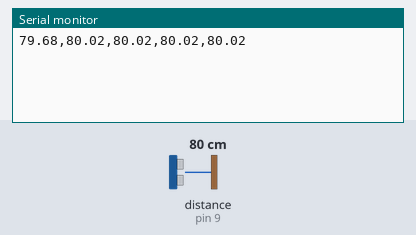
Simulated run of this sketch. Board: Arduino Uno, built with avr-gcc and run on an emulated ATmega328P. Parts: the last lines printed to the serial monitor. Wiring (inferred from the names in the program): ultrasonic range finder: trigger pin 8; echo pin 9. The test bench sets the inputs (shaded band); at power-on: distance to the obstacle (sensor on pin 9) 80 cm. The echo pulse lasts 58.3 µs per cm.

Above: at 1.2 s.
1.3 s: distance to the obstacle (sensor on pin 9) set to 299 cm
At 2.2 s:
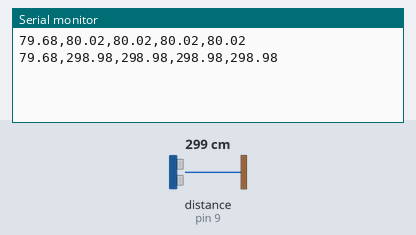
4.3 s: distance to the obstacle (sensor on pin 9) set to 4 cm
At 4.9 s:
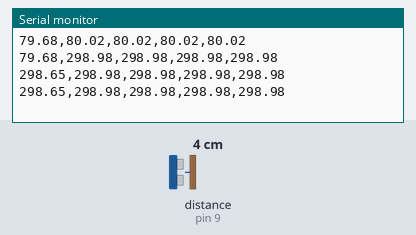
Timing chart, 0 to 7.3 s (numbered marks = the images above; inputs shaded):
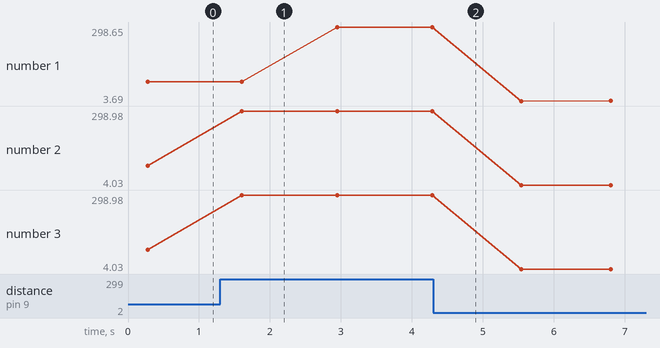

Measured:
- after the input at 1.3 s, the serial monitor: prints a new line after 0.31 s (image 1)
- plotted number 1: 79.68 → 298.65 after the input at 1.3 s, 298.65 → 4.03 after the input at 4.3 s
- plotted number 2: 80.02 → 298.98 after the input at 1.3 s, 298.98 → 4.03 after the input at 4.3 s
- plotted number 3: 80.02 → 298.98 after the input at 1.3 s, 298.98 → 4.03 after the input at 4.3 s

The sketch:

Configuraci_n_Sensor.ino
```cpp
const int trigPin = 8;
const int echoPin = 9;
long duration;
float distance_cm;

void setup() {
  Serial.begin(9600);
  pinMode(trigPin, OUTPUT);
  pinMode(echoPin, INPUT);
}

float medirDistancia() {
  digitalWrite(trigPin, LOW);
  delayMicroseconds(2);
  digitalWrite(trigPin, HIGH);
  delayMicroseconds(10);
  digitalWrite(trigPin, LOW);
  duration = pulseIn(echoPin, HIGH);
  return (duration * 0.0343) / 2.0;
}

void loop() {
  float mediciones[5];
  float suma = 0;

  for (int i = 0; i < 5; i++) {
    mediciones[i] = medirDistancia();
    suma += mediciones[i];
    delay(50);
  }

  for (int i = 0; i < 5; i++) {
    Serial.print(mediciones[i], 2);
    if (i < 4)
      Serial.print(",");
    else
      Serial.println();
  }

  float promedio = suma / 5.0;

  if (promedio <= 3.0) {
    while (true);
  }

  delay(1000);
}
```
